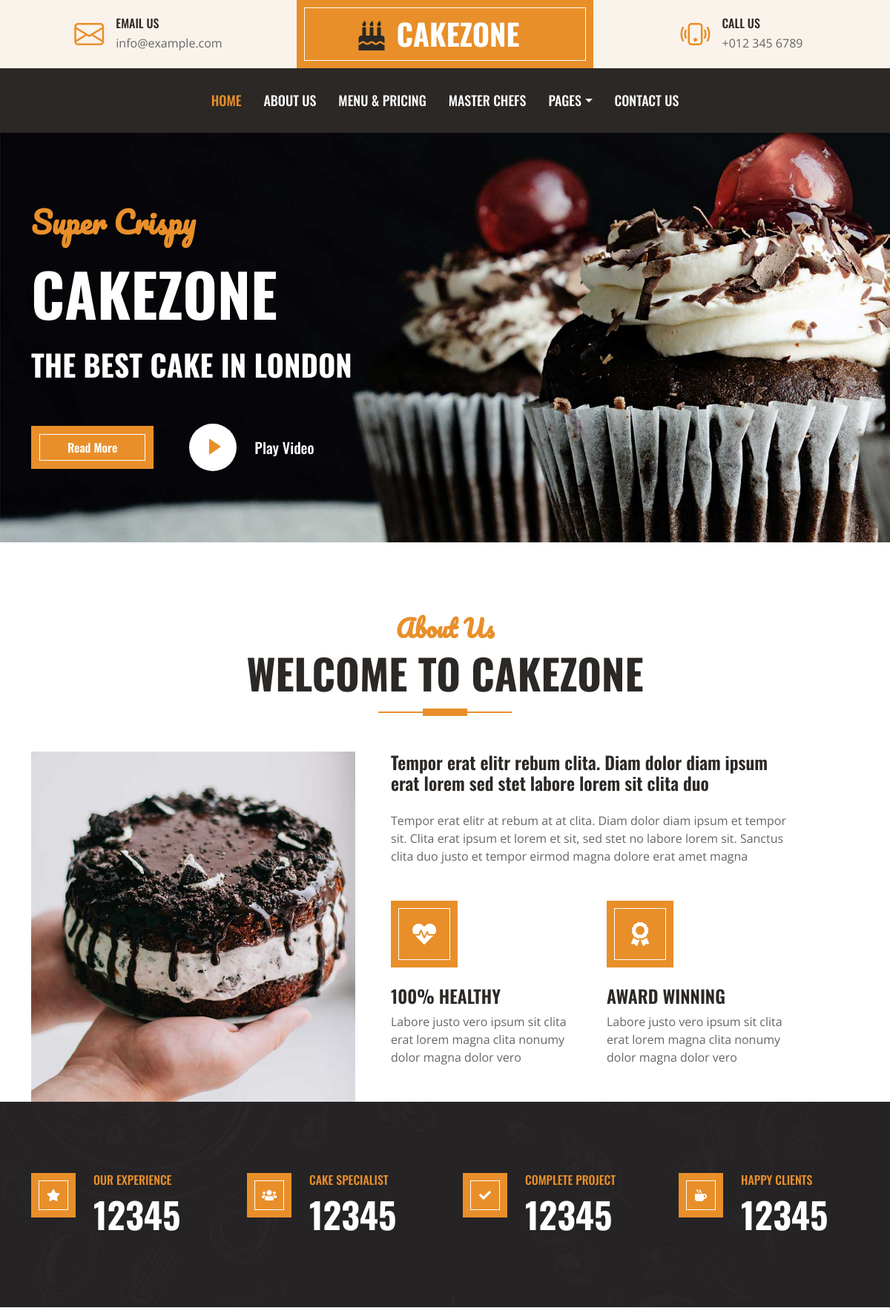
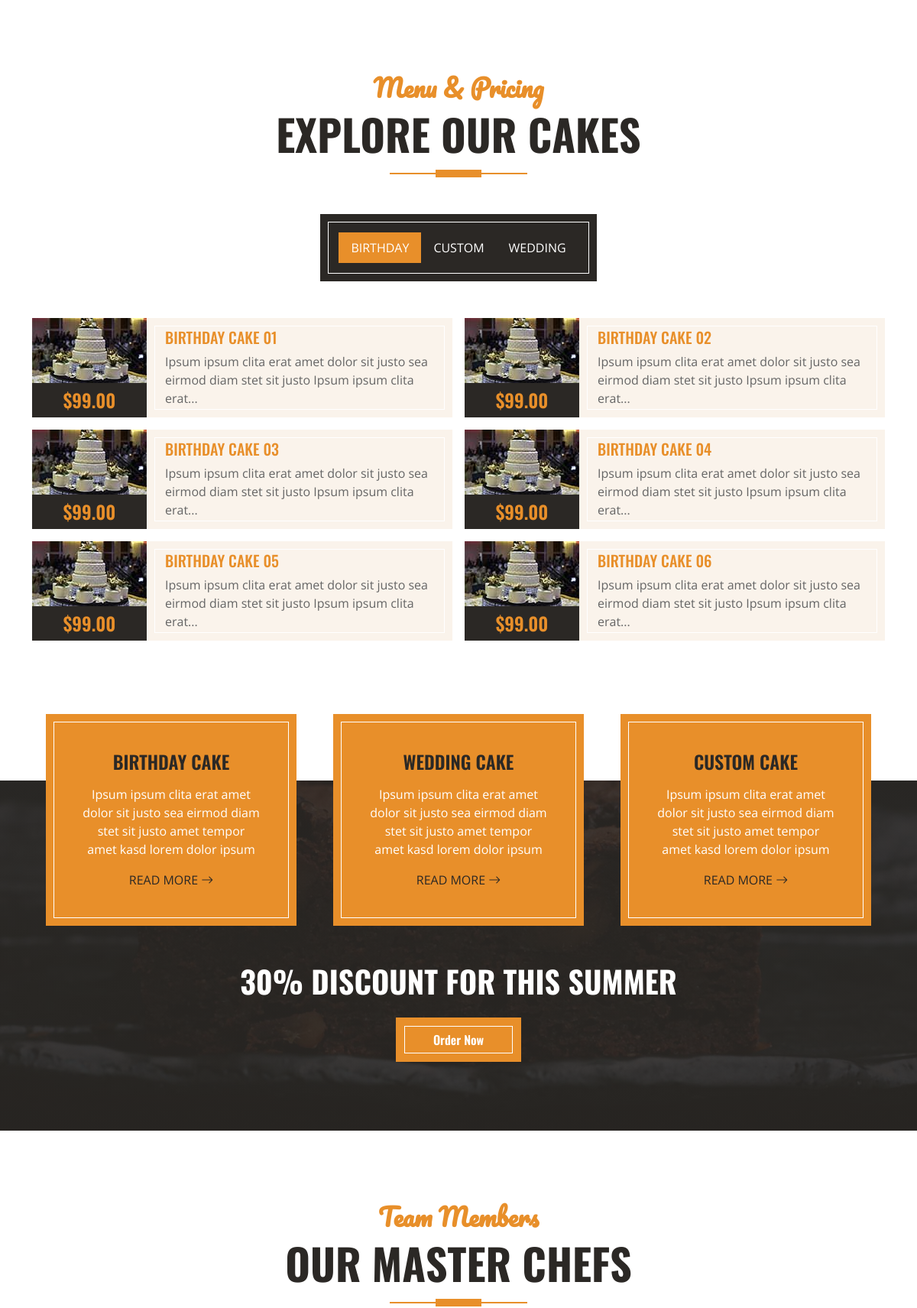
The page / (upper part) on the database its author committed (2 pictures, top to bottom).
### tables this page shows
CREATE TABLE `cake` (
  `id` int unsigned NOT NULL AUTO_INCREMENT,
  `name_cake` varchar(75) DEFAULT NULL,
  `price` double DEFAULT '0',
  `description` text,
  `url_image` varchar(250) DEFAULT NULL,
  `type` enum('birthday','wedding','custom') DEFAULT NULL,
  `status` tinyint DEFAULT '0',
  PRIMARY KEY (`id`),
  KEY `status` (`status`),
  KEY `type` (`type`)
);

### index.php (called while the page is built, shortened)
<?php
    include_once "#include/#class/load.php";
    $fg = new frontPage();
    $lib = new liblary();
    $cake = $fg->select_cake("*","WHERE `status` = 1", "ORDER BY name_cake ASC", NULL);
    $arr_group_cake = array_reduce($cake, function ($result, $item) {
        $result[$item['type']][] = $item;
        return $result;
    }, array());
    include_once "#include/component/header.php";
    include_once "#include/component/slide.php";
    include_once "#include/component/about.php";
    include_once "#include/component/facts_start.php";
    include_once "#include/component/products.php";
    include_once "#include/component/service.php";
    include_once "#include/component/team.php";
    include_once "#include/component/footer.php";
?>

### #include/#class/load.php (called while the page is built, shortened)
<?php
	spl_autoload_register(function ($class) {
		$prefix = 'App\\';
		$base_dir = __DIR__ . '\\';
		$len = strlen($prefix);
		$relative_class = substr($class, $len);
		$file = $base_dir . str_replace('\\', DIRECTORY_SEPARATOR, $relative_class) . '.php';
	});
?>

### #include/#class/DB.php (called while the page is built, shortened)
<?php
    class DB {
        static private $PDOInstance;
        public function __construct($host, $user, $pass, $db, $port = '3306') {
            $this->host = $host;
            $this->port = $port;
            $this->user = $user;
            $this->pass = $pass;
            $this->db = $db;
            if(!self::$PDOInstance) {
                try {
                    self::$PDOInstance = new PDO('mysql:host='.$this->host.';port='.$this->port.';dbname='.$this->db, $this->user, $this->pass);
                }
                catch (PDOException $e) {
                    die("PDO CONNECTION ERROR: " . $e->getMessage() . "<br/>");
                }
            }
            return self::$PDOInstance;
        }
        public function queryFetchAllAssoc($statement) {
            return self::$PDOInstance->query($statement)->fetchAll(PDO::FETCH_ASSOC);
        }
    }
?>

### #include/#class/frontpage.php (called while the page is built, shortened)
<?php
    class frontPage {
        private $db;
        private $tbl_cake = 'cake';
        public function __construct() {
            $this->db = new DB(DB_SERVER,DB_USER,DB_PASS,DB_NAME);
        }
        public function select_table($table, $field, $where, $order, $limit){
			$sql = "SELECT $field FROM $table $where $order $limit";
			$data = $this->db->queryFetchAllAssoc($sql);
			return $data;
		}
        public function select_cake($field, $where, $order, $limit){
            $data = $this->select_table($this->tbl_cake, $field, $where, $order, $limit);
            return $data;
        }
    }
?>

### #include/#class/liblary.php (called while the page is built, shortened)
<?php
	class liblary{
		public function seo_title($s) {
			$c = array (' ');
			$d = array ('-','/','\\',',','.','#',':',';','\'','"','[',']','{','}',')','(','|','`','~','!','@','%','$','^','&','*','=','?','+','&');
			$s = str_replace($d, '', $s);
			$s = strtolower(str_replace($c, '-', $s));
			return $s;
		}
		public function potong_text($input, $length, $ellipses = true, $strip_html = true) {
			if ($strip_html) {
				$input = strip_tags($input);
			}
			$last_space = strrpos(substr($input, 0, $length), ' ');
			$trimmed_text = substr($input, 0, $last_space);
			if ($ellipses) {
				$trimmed_text .= '...';
			}
			return $trimmed_text;
		}
	}
?>

### #include/component/products.php (the view, shortened to what this page needs)
<div class="container-fluid about py-5">
    <div class="container">
        <div class="section-title position-relative text-center mx-auto mb-5 pb-3" style="max-width: 600px;">
            <h2 class="text-primary font-secondary">Menu & Pricing</h2>
            <h1 class="display-4 text-uppercase">Explore Our Cakes</h1>
        </div>
        <div class="tab-class text-center">
            <ul class="nav nav-pills d-inline-flex justify-content-center bg-dark text-uppercase border-inner p-4 mb-5">
                <?php
                    $no_cake = 1;
                    foreach ($arr_group_cake as $key => $value) {
                ?>
                    <li class="nav-item">
                        <a class="nav-link text-white <?php if($no_cake == 1) echo "active";?>" data-bs-toggle="pill" href="#tab-<?php echo $no_cake;?>"><?php echo $key;?></a>
                    </li>
                <?php
                        $no_cake++;
                    }
                ?>
            </ul>
            <div class="tab-content">
                <?php
                    $no_cake = 1;
                    foreach ($arr_group_cake as $key => $value) {
                        $ck_active = NULL;
                        if($no_cake == 1){
                            $ck_active = "active";
                        }
                        $data_cake = $value;
                        echo '<div id="tab-'.$no_cake.'" class="tab-pane fade show p-0 '.$ck_active.'">';
                        echo '  <div class="row g-3">';
                        foreach($data_cake AS $dc){
                            echo '      <div class="col-lg-6">';
                            echo '          <div class="d-flex h-100">';
                            echo '              <div class="flex-shrink-0">';
                            echo '                  <img class="img-fluid" src="'.SERVER_NAME.$dc['url_image'].'" alt="" style="width: 150px; height: 85px;">';
                            echo '                  <h4 class="bg-dark text-primary p-2 m-0">$'.number_format($dc['price'],2,'.').'</h4>';
                            echo '              </div>';
                            echo '              <div class="d-flex flex-column justify-content-center text-start bg-secondary border-inner px-4">';
                            echo '                  <h5 class="text-uppercase"><a href="'.SERVER_NAME.'menu-pricing/'.$dc['id'].'-'.$lib->seo_title($dc['name_cake']).'" alt="'.$dc['name_cake'].'" title="'.$dc['name_cake'].'">'.$dc['name_cake'].'</a></h5>';
                            echo '                  <span>'.$lib->potong_text($dc['description'],100,true).'</span>';
                            echo '              </div>';
                            echo '          </div>';
                            echo '      </div>';
                        }
                        echo '  </div>';
                        echo '</div>';
                        $no_cake++;
                    }
                ?>
            </div>
        </div>
    </div>
</div>

### rows shown on the page
cake: url_image (picture), price "99.00", name_cake "BIRTHDAY CAKE 01", description "Ipsum ipsum clita erat amet dolor sit justo sea eirmod diam stet sit justo Ipsum ipsum clita erat..."
cake: url_image (picture), price "99.00", name_cake "BIRTHDAY CAKE 02", description "Ipsum ipsum clita erat amet dolor sit justo sea eirmod diam stet sit justo Ipsum ipsum clita erat..."
cake: url_image (picture), price "99.00", name_cake "BIRTHDAY CAKE 03", description "Ipsum ipsum clita erat amet dolor sit justo sea eirmod diam stet sit justo Ipsum ipsum clita erat..."
cake: url_image (picture), price "99.00", name_cake "BIRTHDAY CAKE 04", description "Ipsum ipsum clita erat amet dolor sit justo sea eirmod diam stet sit justo Ipsum ipsum clita erat..."
cake: url_image (picture), price "99.00", name_cake "BIRTHDAY CAKE 05", description "Ipsum ipsum clita erat amet dolor sit justo sea eirmod diam stet sit justo Ipsum ipsum clita erat..."
cake: url_image (picture), price "99.00", name_cake "BIRTHDAY CAKE 06", description "Ipsum ipsum clita erat amet dolor sit justo sea eirmod diam stet sit justo Ipsum ipsum clita erat..."

### other values the page prints
$key "BIRTHDAY"
$key "CUSTOM"
$key "WEDDING"
